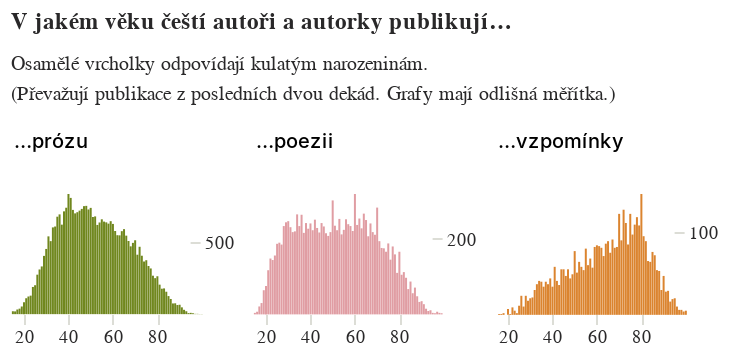

The code cell stored with this chart in its notebook:
### Code cell
veky_autorstva = alt.Chart(do_grafu.with_columns(pl.col("kategorie").replace({'próza':'…prózu','poezie':'…poezii','vzpomínky':'…vzpomínky'})).group_by(["vek","kategorie"]).len().to_pandas(),
         title=alt.Title(
             'V jakém věku čeští autoři a autorky publikují…',
             subtitle=[f"Osamělé vrcholky odpovídají kulatým narozeninám.","(Převažují publikace z posledních dvou dekád. Grafy mají odlišná měřítka.)"]
         )).mark_bar(width=1).encode(
    alt.X("vek:Q", scale=alt.Scale(domainMax=90, domainMin=20), title=None, axis=alt.Axis(tickCount=4)),
    alt.Y("len:Q", title=None, scale=alt.Scale(domainMin=1), axis=alt.Axis(domainOpacity=0, tickColor='#DCDDD6', orient='right', format='~s')),
    alt.Color('kategorie:N', scale=alt.Scale(range=['#E09DA3','#70871E','#DB842F',]), title=None, legend=None),
    alt.Column('kategorie:N', spacing=8, title=None, sort=['…prózu','…poezii','…vzpomínky'],
           header=alt.Header(labelAngle=0, labelAlign='left', labelAnchor='start', labelFontWeight=500, labelFont='Asap', labelOrient="top"))
).properties(
    width=kredity['sirka'] / 4.1, 
    height=kredity['vyska_nizkych'], 
    autosize={'type': 'fit', 'contains': 'padding'}
).configure_view(stroke='transparent').configure_axis(grid=False, domain=False).resolve_axis(x="independent").resolve_scale(y="independent")

veky_autorstva

### Figure 1 — Vega-Lite specification as saved in the notebook (floating-point values rounded to 4 significant figures; data arrays with more than 128 entries replaced by an {"elided": "..."} marker saying what was removed)
{"config": {"title": {"font": "Noticia Text", "fontSize": 11.5, "anchor": "start", "lineHeight": 19, "fontWeight": "bolder", "subtitleFont": "Noticia Text", "subtitleFontSize": 10, "subtitleLineHeight": 15, "subtitlePadding": 10, "dy": -10, "color": "#292829", "subtitleColor": "#292829"}, "axis": {"labelFont": "Asap", "titleFont": "Asap", "fontWeight": "lighter", "titleFontWeight": "lighter", "labelFontSize": 9, "titleFontSize": 9, "labelPadding": 2, "titlePadding": 9, "domainOpacity": 0, "tickColor": "#DCDDD6", "labelColor": "#292829", "domain": false, "grid": false}, "legend": {"labelFont": "Asap", "labelFontWeight": "normal", "titleFont": "Asap", "titleFontWeight": "normal", "labelFontSize": 9, "titleFontSize": 9, "labelColor": "#292829"}, "view": {"stroke": "transparent"}}, "data": {"name": "data-00a1732ab68ca3190af1f53ba540e327"}, "mark": {"type": "bar", "width": 1}, "autosize": {"type": "fit", "contains": "padding"}, "encoding": {"color": {"field": "kategorie", "legend": null, "scale": {"range": ["#E09DA3", "#70871E", "#DB842F"]}, "title": null, "type": "nominal"}, "column": {"field": "kategorie", "header": {"labelAlign": "left", "labelAnchor": "start", "labelAngle": 0, "labelFont": "Asap", "labelFontWeight": 500, "labelOrient": "top"}, "sort": ["…prózu", "…poezii", "…vzpomínky"], "spacing": 8, "title": null, "type": "nominal"}, "x": {"axis": {"tickCount": 4}, "field": "vek", "scale": {"domainMax": 90, "domainMin": 20}, "title": null, "type": "quantitative"}, "y": {"axis": {"domainOpacity": 0, "format": "~s", "orient": "right", "tickColor": "#DCDDD6"}, "field": "len", "scale": {"domainMin": 1}, "title": null, "type": "quantitative"}}, "height": 60, "resolve": {"axis": {"x": "independent"}, "scale": {"y": "independent"}}, "title": {"text": "V jakém věku čeští autoři a autorky publikují…", "subtitle": ["Osamělé vrcholky odpovídají kulatým narozeninám.", "(Převažují publikace z posledních dvou dekád. Grafy mají odlišná měřítka.)"]}, "width": 87.8, "$schema": "https://vega.github.io/schema/vega-lite/v5.8.0.json", "datasets": {"data-00a1732ab68ca3190af1f53ba540e327": {"elided": "255 records"}}}
